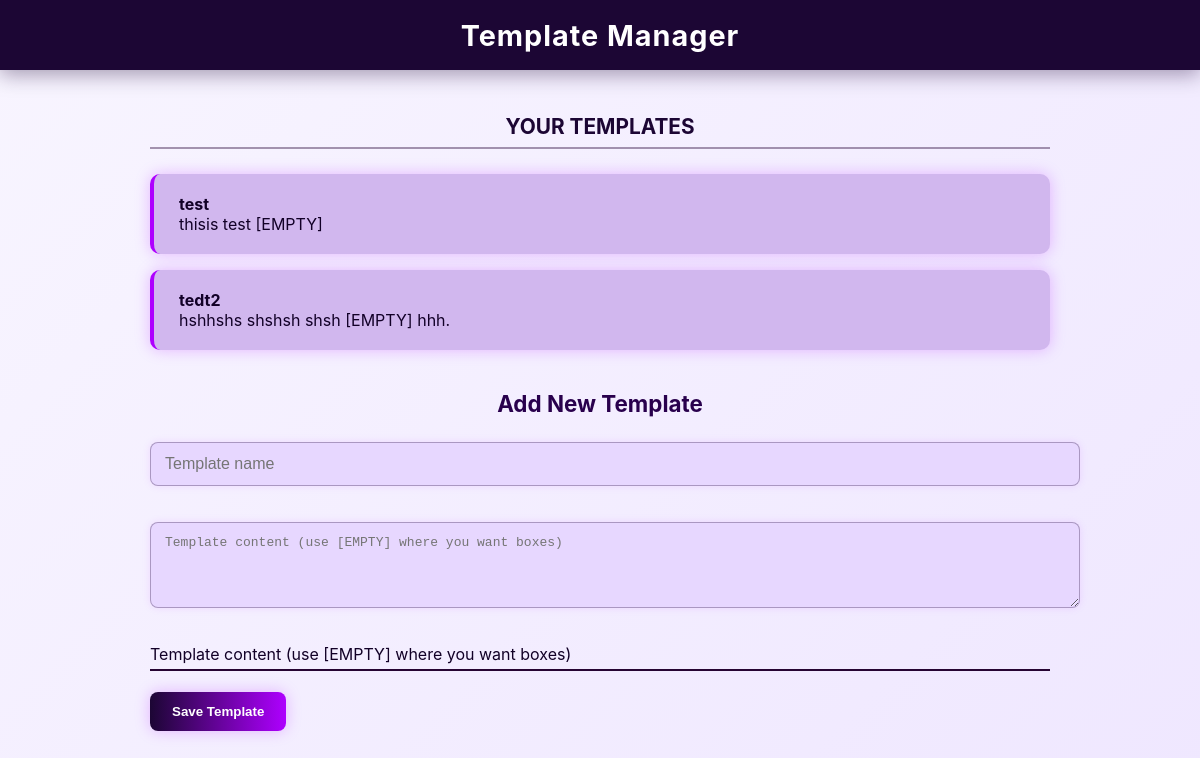
Screenshot of /templates (signed in) with the database file from the repository.
### app.py (models this page shows)
class Template(db.Model):
    id = db.Column(db.Integer, primary_key=True)
    name = db.Column(db.String(150))
    content = db.Column(db.Text)
    user_id = db.Column(db.Integer, db.ForeignKey('user.id'))

### app.py (the view)
@app.route('/templates')
@login_required
def templates_page():
    templates = Template.query.filter_by(user_id=current_user.id).all()
    return render_template('templates.html', templates=templates)

### app.py (called while the page is built)
@login_manager.user_loader
def load_user(user_id):
    return User.query.get(int(user_id))

### Templates/templates.html (shortened to what this page needs)
<!doctype html>
<html lang="en">
<head>
</head>
<body>
  <div class="nav-bar">Template Manager</div>
  <main>
    <h1>Your Templates</h1>
    {% if templates %}
      {% for t in templates %}
        <div class="template-item">
          <strong>{{ t.name }}</strong>
          <div>{{ t.content|safe }}</div>
        </div>
      {% endfor %}
    {% else %}
      <p>No templates yet.</p>
    {% endif %}
    <h2>Add New Template</h2>
<input id="tplName" type="text" placeholder="Template name" required><br><br>
<textarea id="tplContent" rows="4" cols="50" placeholder="Template content (use [EMPTY] where you want boxes)" required></textarea><br>
<p style="border-bottom: 2px solid #260433; padding-bottom: 5px; width: 100%;">
  Template content (use [EMPTY] where you want boxes)
</p>
<button id="saveBtn" class="btn" type="button">Save Template</button>
</body>
</html>

### Templates/templates.html (style rules this page uses)
:root { --deep-purple: #1c0634; --accent-purple: #ae00ff; --soft-bg: linear-gradient(135deg, #f8f5ff, #efe7ff); }
body { font-family: "Inter", "Roboto", sans-serif; background: var(--soft-bg); color: #120027; margin: 0; padding: 0; animation: fadeIn 0.6s ease-in-out; }
.nav-bar { position: fixed; top: 0; left: 0; right: 0; height: 70px; background: var(--deep-purple); display: flex; align-items: center; justify-content: center; color: #ffffff; font-size: 1.8rem; font-weight: 700; letter-spacing: 1px; box-shadow: 0 4px 20px rgba(28, 6, 52, 0.4); z-index: 40; backdrop-filter: blur(6px); }
main { padding: 100px 50px 60px; max-width: 900px; margin: 0 auto; }
h1, h2 { text-align: center; color: var(--deep-purple); margin-bottom: 25px; }
h1 { border-bottom: 2px solid rgba(37, 2, 53, 0.4); padding-bottom: 8px; font-size: 1.3rem; text-transform: uppercase; }
h2 { font-size: 1.4rem; margin-top: 40px; color: #29004d; }
.template-item { background: #d1b7ee; border-left: 4px solid var(--accent-purple); border-radius: 10px; padding: 20px 25px; margin-bottom: 16px; box-shadow: 0 0 15px rgba(174, 0, 255, 0.25); transition: transform 0.25s ease, box-shadow 0.25s ease; animation: slideUp 0.4s ease; }
input, textarea { width: 100%; border: 1px solid rgba(28, 6, 52, 0.3); outline: none; border-radius: 8px; background: #e7d7ff; color: #120027; font-size: 1em; padding: 12px 14px; margin-bottom: 16px; box-shadow: 0 0 8px rgba(174, 0, 255, 0.1); transition: box-shadow 0.25s ease, transform 0.2s ease; }
.btn { background: linear-gradient(90deg, var(--deep-purple), var(--accent-purple)); color: #ffffff; border: none; border-radius: 8px; padding: 12px 22px; font-weight: 600; cursor: pointer; margin-top: 5px; box-shadow: 0 0 15px rgba(174, 0, 255, 0.25); transition: transform 0.25s ease, box-shadow 0.25s ease; }

### rows the page displays
Template: name "test", content "thisis test [EMPTY]"
Template: name "tedt2", content "hshhshs shshsh shsh [EMPTY] hhh."
